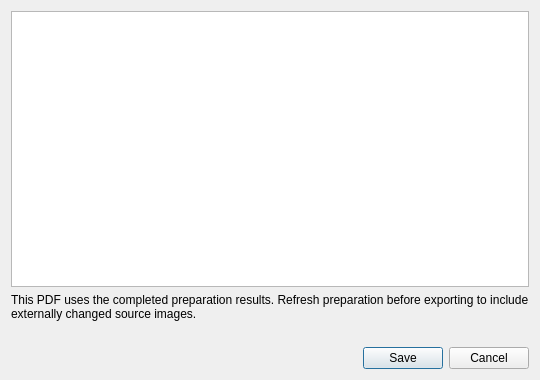
<?xml version="1.0" encoding="UTF-8"?>
<ui version="4.0">
 <class>PreparedPagePDFDialog</class>
 <widget class="QDialog" name="PreparedPagePDFDialog">
  <property name="windowTitle"><string>Review prepared current-page PDF</string></property>
  <property name="minimumSize"><size><width>540</width><height>380</height></size></property>
  <layout class="QVBoxLayout" name="verticalLayout">
   <item><widget class="QPlainTextEdit" name="summary_text"><property name="readOnly"><bool>true</bool></property></widget></item>
   <item><widget class="QLabel" name="freshness_label"><property name="wordWrap"><bool>true</bool></property><property name="text"><string>This PDF uses the completed preparation results. Refresh preparation before exporting to include externally changed source images.</string></property></widget></item>
   <item><widget class="QLabel" name="error_label"><property name="wordWrap"><bool>true</bool></property><property name="text"><string/></property></widget></item>
   <item><widget class="QDialogButtonBox" name="button_box"><property name="standardButtons"><set>QDialogButtonBox::Cancel|QDialogButtonBox::Save</set></property></widget></item>
  </layout>
 </widget>
 <resources/>
 <connections/>
</ui>
